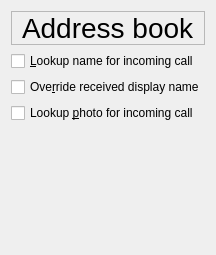
     <widget class="QWidget" name="pageAddressBook">
      <layout class="QVBoxLayout">
       <item>
        <widget class="QLabel" name="ringtonesTitleTextLabel_2">
         <property name="font">
          <font>
           <pointsize>21</pointsize>
          </font>
         </property>
         <property name="frameShape">
          <enum>QFrame::StyledPanel</enum>
         </property>
         <property name="text">
          <string>Address book</string>
         </property>
         <property name="wordWrap">
          <bool>false</bool>
         </property>
         <property name="indent">
          <number>10</number>
         </property>
        </widget>
       </item>
       <item>
        <widget class="QCheckBox" name="abLookupNameCheckBox">
         <property name="whatsThis">
          <string>On an incoming call, Twinkle will try to find the name belonging to the incoming SIP address in your address book. This name will be displayed.</string>
         </property>
         <property name="text">
          <string>&amp;Lookup name for incoming call</string>
         </property>
         <property name="shortcut">
          <string>Alt+L</string>
         </property>
        </widget>
       </item>
       <item>
        <widget class="QCheckBox" name="abOverrideDisplayCheckBox">
         <property name="whatsThis">
          <string>The caller may have provided a display name already. Tick this box if you want to override that name with the name you have in your address book.</string>
         </property>
         <property name="text">
          <string>Ove&amp;rride received display name</string>
         </property>
         <property name="shortcut">
          <string>Alt+R</string>
         </property>
        </widget>
       </item>
       <item>
        <widget class="QCheckBox" name="abLookupPhotoCheckBox">
         <property name="whatsThis">
          <string>Lookup the photo of a caller in your address book and display it on an incoming call.</string>
         </property>
         <property name="text">
          <string>Lookup &amp;photo for incoming call</string>
         </property>
         <property name="shortcut">
          <string>Alt+P</string>
         </property>
        </widget>
       </item>
       <item>
        <spacer name="spacer61">
         <property name="orientation">
          <enum>Qt::Vertical</enum>
         </property>
         <property name="sizeType">
          <enum>QSizePolicy::Expanding</enum>
         </property>
         <property name="sizeHint" stdset="0">
          <size>
           <width>20</width>
           <height>121</height>
          </size>
         </property>
        </spacer>
       </item>
      </layout>
     </widget>
